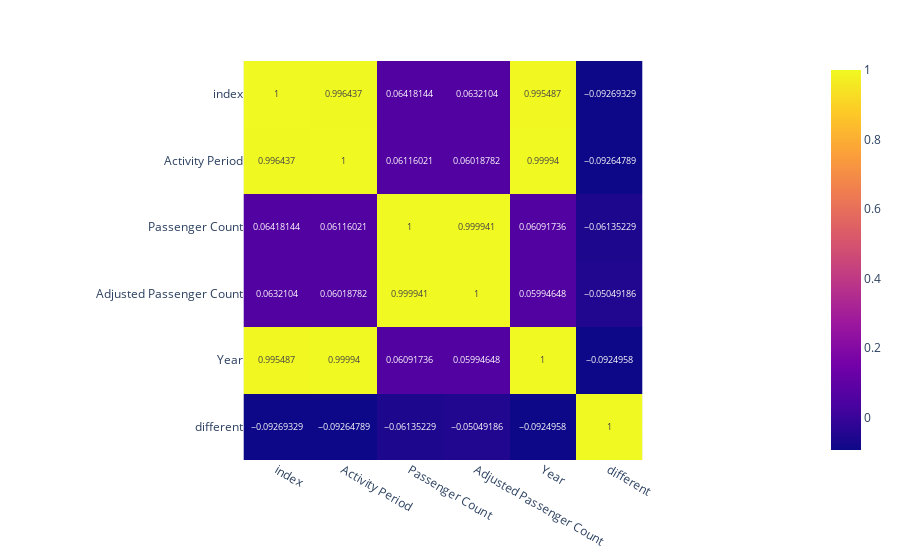

Notebook cell for this chart:
### Code cell
correlation_matrix = df.corr()
fig = px.imshow(correlation_matrix, text_auto=True)
fig.show()

### Figure 1 — Plotly figure (JSON) as saved in the notebook; plotly's stock layout.template omitted (floating-point values rounded to 4 significant figures)
{"data": [{"coloraxis": "coloraxis", "hovertemplate": "x: %{x}<br>y: %{y}<br>color: %{z}<extra></extra>", "name": "0", "texttemplate": "%{z}", "type": "heatmap", "x": ["index", "Activity Period", "Passenger Count", "Adjusted Passenger Count", "Year", "different"], "xaxis": "x", "y": ["index", "Activity Period", "Passenger Count", "Adjusted Passenger Count", "Year", "different"], "yaxis": "y", "z": [[1, 0.9964, 0.06418, 0.06321, 0.9955, -0.09269], [0.9964, 1, 0.06116, 0.06019, 0.9999, -0.09265], [0.06418, 0.06116, 1, 0.9999, 0.06092, -0.06135], [0.06321, 0.06019, 0.9999, 1, 0.05995, -0.05049], [0.9955, 0.9999, 0.06092, 0.05995, 1, -0.0925], [-0.09269, -0.09265, -0.06135, -0.05049, -0.0925, 1]]}], "layout": {"coloraxis": {"colorscale": [[0, "#0d0887"], [0.1111, "#46039f"], [0.2222, "#7201a8"], [0.3333, "#9c179e"], [0.4444, "#bd3786"], [0.5556, "#d8576b"], [0.6667, "#ed7953"], [0.7778, "#fb9f3a"], [0.8889, "#fdca26"], [1, "#f0f921"]]}, "margin": {"t": 60}, "xaxis": {"anchor": "y", "constrain": "domain", "domain": [0, 1], "scaleanchor": "y"}, "yaxis": {"anchor": "x", "autorange": "reversed", "constrain": "domain", "domain": [0, 1]}}}
